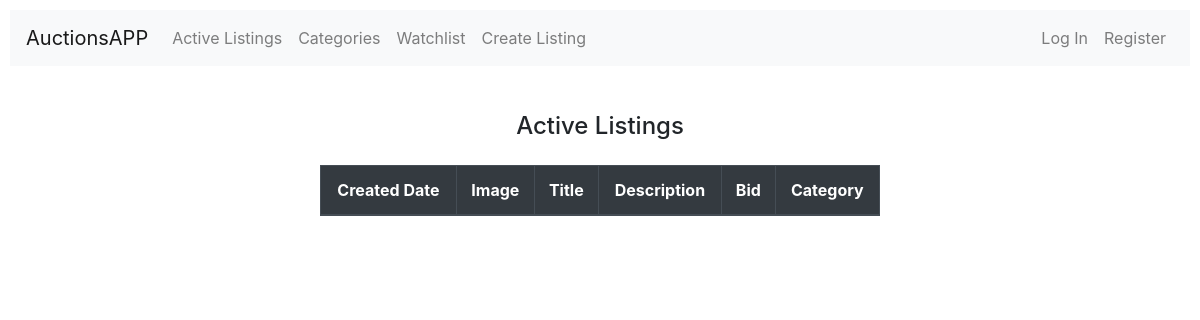
Before: / with the older database file.
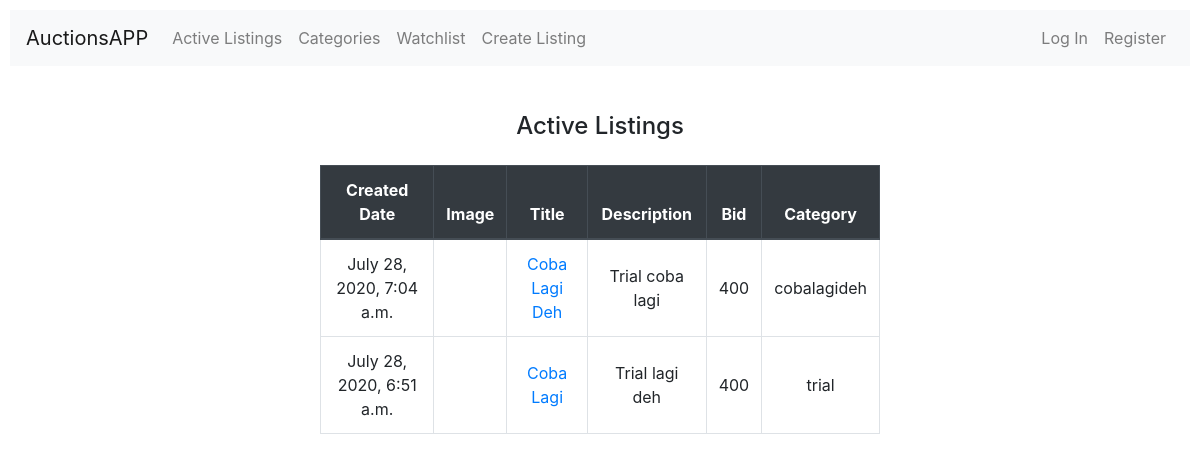
After: the same page with the newer database file.
### auctions/models.py (models this page shows, shortened)
class Listing(models.Model):
    title = models.CharField(max_length=30)
    desc = models.TextField()
    bid = models.PositiveIntegerField()
    image = models.CharField(max_length=1000, blank=True)
    category = models.CharField(max_length=30, blank=True)
    creator = models.CharField(max_length=100)
    active = models.BooleanField(default=True)
    created_at = models.DateTimeField(auto_now_add=True)

### auctions/views.py (the view)
# urls.py: path("", views.index, name="index"),
def index(request):
    listings = Listing.objects.all()
    listings = Listing.objects.order_by('-created_at')
    return render(request, "auctions/index.html", {
        "listings": listings,
    })

### auctions/templates/auctions/index.html (shortened to what this page needs)
{% extends "auctions/layout.html" %}
{% block body %}
    <div class="container">
        <h2>Active Listings</h2>
        <table class="table table-bordered" style="text-align: center;">
            <thead class="thead-dark">
                <tr class="align-middle">
                    <th scope="col">Created Date</th>
                    <th scope="col">Image</th>
                    <th scope="col">Title</th>
                    <th scope="col">Description</th>
                    <th scope="col">Bid</th>
                    <th scope="col">Category</th>
                </tr>
            </thead>
            <tbody>
                {% for listing in listings %}
                    {% if listing.active %}
                        <tr>
                            {% load tz %}
                            <td>{{listing.created_at|localtime}}</td>
                            <td><img src="{{listing.image}}"></td>
                            <td><a href="{% url 'listing' listing.id %}">{{listing.title}}</a></td>
                            <td>{{listing.desc}}</td>
                            <td>{{listing.bid}}</td>
                            <td>{{listing.category}}</td>
                        </tr>
                    {% endif %}
                {% endfor %}
            </tbody>
        </table>
    </div>
{% endblock %}

### auctions/templates/auctions/layout.html (shortened to what this page needs)
{% load static %}
<!DOCTYPE html>
<html lang="en">
    <head>
        <link rel="stylesheet" href="https://stackpath.bootstrapcdn.com/bootstrap/4.3.1/css/bootstrap.min.css">
        <link href="{% static 'auctions/styles.css' %}" rel="stylesheet">
    </head>
    <body>
        <nav class="navbar navbar-expand-lg navbar-light bg-light">
            <a class="navbar-brand" href="{% url 'index' %}">AuctionsAPP</a>
            <ul class="navbar-nav mr-auto">
                <li class="nav-item">
                    <a class="nav-link" href="{% url 'index' %}">Active Listings</a>
                </li>
                <li class="nav-item">
                    <a class="nav-link" href="#">Categories</a>
                </li>
                <li class="nav-item">
                    <a class="nav-link" href="#">Watchlist</a>
                </li>
                <li class="nav-item">
                    <a class="nav-link" href="{% url 'create_listing' %}">Create Listing</a>
                </li>
            </ul>
            <ul class="navbar-nav">
                {% if user.is_authenticated %}
                <li class="nav-item">
                    <a class="nav-link" href="#">{{ user.username }}</a>
                </li>
                <li class="nav-item">
                    <a class="nav-link" href="{% url 'logout' %}">Log Out</a>
                </li>
                {% else %}
                <li class="nav-item">
                    <a class="nav-link" href="{% url 'login' %}">Log In</a>
                </li>
                <li class="nav-item">
                    <a class="nav-link" href="{% url 'register' %}">Register</a>
                </li>
                {% endif %}
            </ul>
        </nav>
        <div class="main_content">
            {% block body %}
            {% endblock %}
        </div>
    </body>
</html>

### auctions/static/auctions/styles.css (style rules this page uses)
body { padding: 10px; }
.main_content { border: 0px solid black; padding: 0px; margin: 0px; }
p, h2 { line-height: normal; padding: 10px 5px 10px 5px; margin: 0px; }
h2 { font-size: x-large; text-align: center; margin-bottom: 15px; }
.container { margin-top: 35px; width: 50%; min-width: 475px; max-width: 650px; }
.table > tbody > tr > td { vertical-align: middle; }

Changed rows visible on the page:
added Listing: created_at "July 28, 2020, 7:04 a.m.", title "Coba Lagi Deh", desc "Trial coba lagi", bid "400", category "cobalagideh"
added Listing: created_at "July 28, 2020, 6:51 a.m.", title "Coba Lagi", desc "Trial lagi deh", bid "400", category "trial"
